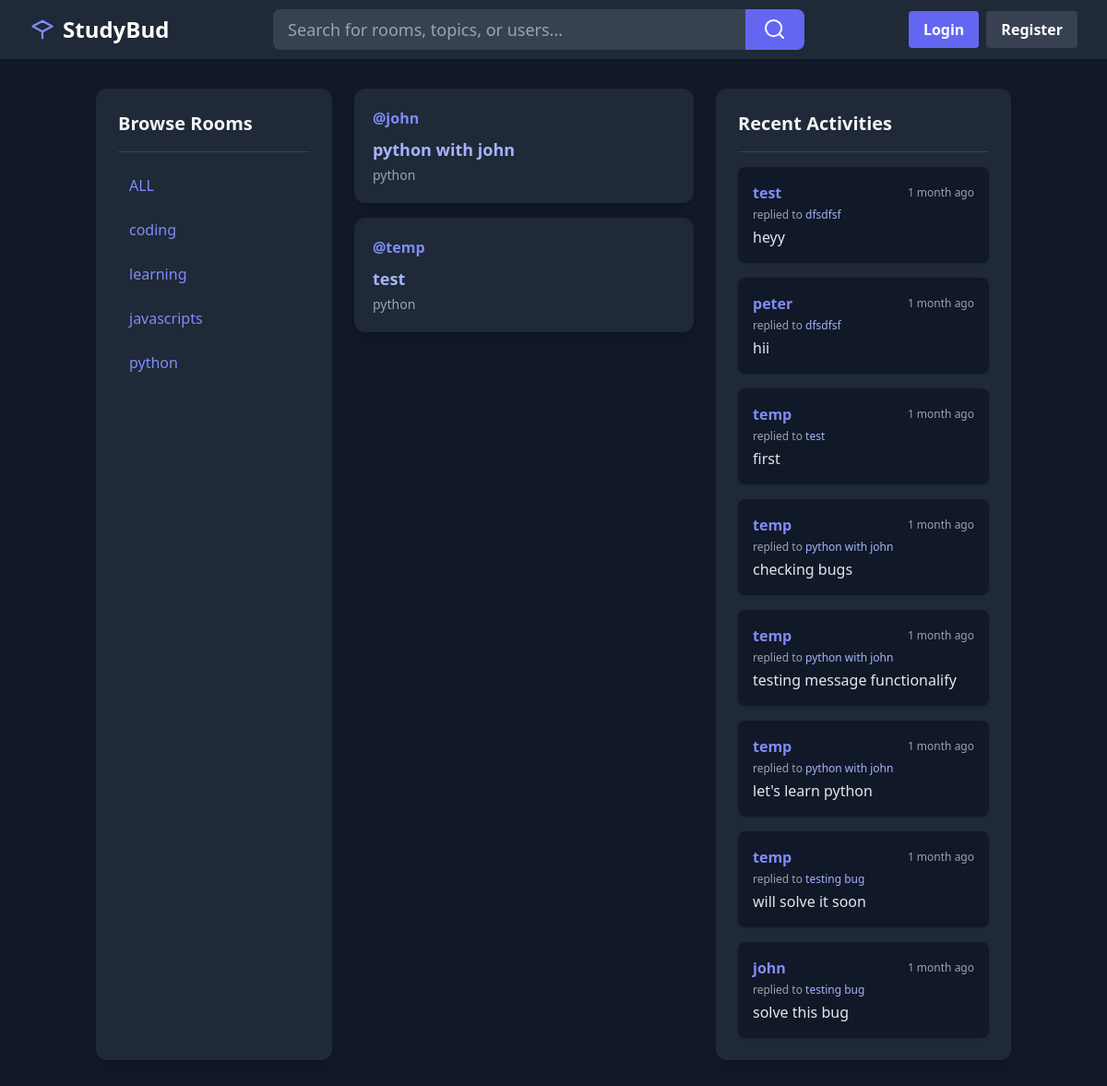
The page /?q=python on the database its author committed.
### base/models.py (models this page shows)
class Topic(models.Model):
    name = models.CharField(max_length=200)
    def __str__(self):
        return self.name

class Room(models.Model):
    host = models.ForeignKey(User, on_delete=models.SET_NULL, null=True)
    topic = models.ForeignKey(Topic, on_delete=models.SET_NULL, null=True)
    name = models.CharField(max_length=200)
    description = models.TextField(null=True, blank=True)
    participants = models.ManyToManyField(User, related_name='participants', blank=True)
    updated = models.DateTimeField(auto_now=True)
    created = models.DateTimeField(auto_now_add=True)
    class Meta():
        ordering = ['-updated', '-created']
    def __str__(self):
        return self.name

class Message(models.Model):
    user = models.ForeignKey(User, on_delete=models.CASCADE)
    room = models.ForeignKey(Room, on_delete=models.CASCADE)
    body = models.TextField()
    updated = models.DateTimeField(auto_now=True)
    created = models.DateTimeField(auto_now_add=True)
    def __str__(self):
        return self.body[0:50]

### base/views.py (the view)
# urls.py: path('', views.home, name='home'),
def home(request):
    q = request.GET.get('q') if request.GET.get('q') != None else ''
    rooms = Room.objects.filter(Q(topic__name__icontains=q) |
                                Q(name__icontains=q) |
                                Q(description__icontains=q))
    topics = Topic.objects.all()
    room_count = rooms.count()
    msgs = Message.objects.all().order_by('-created')
    context = {'rooms': rooms, 'topics': topics, 'room_count': room_count, 'msgs': msgs}
    return render(request, 'base/index.html', context)

### base/templates/base/index.html (shortened to what this page needs)
{% extends 'main.html' %} {% block content %}
<div class="flex flex-col md:flex-row gap-6 min-h-[80vh]">
  {% include 'base/topics_components.html' %}
  <main class="flex-1">
     {% include 'base/feed_component.html' %}
  </main>
  {% include 'base/activity_components.html' %}
</div>
{% endblock %}

### base/templates/base/topics_components.html
<aside
  class="w-full md:w-64 bg-gray-800 rounded-xl p-6 shadow-lg flex-shrink-0 mb-6 md:mb-0"
>
  <h3 class="text-xl font-bold text-gray-100 mb-4">Browse Rooms</h3>
  <div class="border-b border-gray-700 mb-4"></div>
  {% if topics %}
  <ul class="space-y-2">
    <li>
      <a
        href="{% url 'home' %}"
        class="block px-3 py-2 rounded-lg text-indigo-400 hover:bg-gray-700 transition"
        >ALL</a
      >
    </li>
    {% for topic in topics %}
    <li>
      <a
        href="{% url 'home' %}?q={{ topic.name }}"
        class="block px-3 py-2 rounded-lg text-indigo-400 hover:bg-gray-700 transition"
        >{{ topic.name }}</a
      >
    </li>
    {% endfor %}
  </ul>
  {% else %}
  <div class="bg-gray-700 text-gray-300 rounded p-3 mt-4">
    No topics available at the moment.
  </div>
  {% endif %}
</aside>

### base/templates/base/feed_component.html (shortened to what this page needs)
<div class="space-y-4">
  {% if rooms %} {% for room in rooms %}
  <div
    class="bg-gray-800 rounded-xl shadow-lg p-5 flex flex-col md:flex-row md:items-center md:justify-between"
  >
    <div>
      <div class="flex items-center gap-2 mb-2">
        <a href="{% url 'profile' room.host.id %}" class="text-indigo-400 font-semibold"
          >@{{room.host.username}}</a
        >
      </div>
      <a
        href="{% url 'room' room.id %}"
        class="text-lg font-bold text-indigo-300 hover:underline"
        >{{room.name}}</a
      >
      <div class="text-gray-400 text-sm mt-1">{{room.topic}}</div>
    </div>
  </div>
  {% endfor %} {% else %}
  <div class="bg-gray-700 text-gray-300 rounded p-4">
    No rooms available at the moment.
  </div>
  {% endif %}
</div>

### base/templates/base/activity_components.html
<aside
  class="w-full md:w-80 bg-gray-800 rounded-xl p-6 shadow-lg flex-shrink-0"
>
  <h3 class="text-xl font-bold text-gray-100 mb-4">Recent Activities</h3>
  <div class="border-b border-gray-700 mb-4"></div>
  <div class="space-y-4">
    {% for msg in msgs %}
    <div class="bg-gray-900 rounded-lg p-4 shadow flex flex-col">
      <div class="flex items-center justify-between mb-1">
        <span class="text-indigo-400 font-semibold">
          <a href="{% url 'profile' msg.user.id %}"> {{ msg.user }} </a>
        </span>
        <span class="text-xs text-gray-400">{{msg.created|timesince}} ago</span>
      </div>
      <span class="text-gray-400 text-xs mb-1"
        >replied to <span class="text-indigo-300">{{msg.room}}</span></span
      >
      <p class="text-gray-200">{{ msg }}</p>
    </div>
    {% empty %}
    <div class="bg-gray-700 text-gray-300 rounded p-4">
      No recent activities.
    </div>
    {% endfor %}
  </div>
</aside>

### rows shown on the page
Topic: name "coding"
Topic: name "learning"
Topic: name "javascripts"
Topic: name "python"
Room: host.username "john", name "python with john", topic "python"
Room: host.username "temp", name "test", topic "python"
Message: user "test", created "1 month", room "dfsdfsf", body "heyy"
Message: user "peter", created "1 month", room "dfsdfsf", body "hii"
Message: user "temp", created "1 month", room "test", body "first"
Message: user "temp", created "1 month", room "python with john", body "checking bugs"
Message: user "temp", created "1 month", room "python with john", body "testing message functionalify"
Message: user "temp", created "1 month", room "python with john", body "let's learn python"
Message: user "temp", created "1 month", room "testing bug", body "will solve it soon"
Message: user "john", created "1 month", room "testing bug", body "solve this bug"
